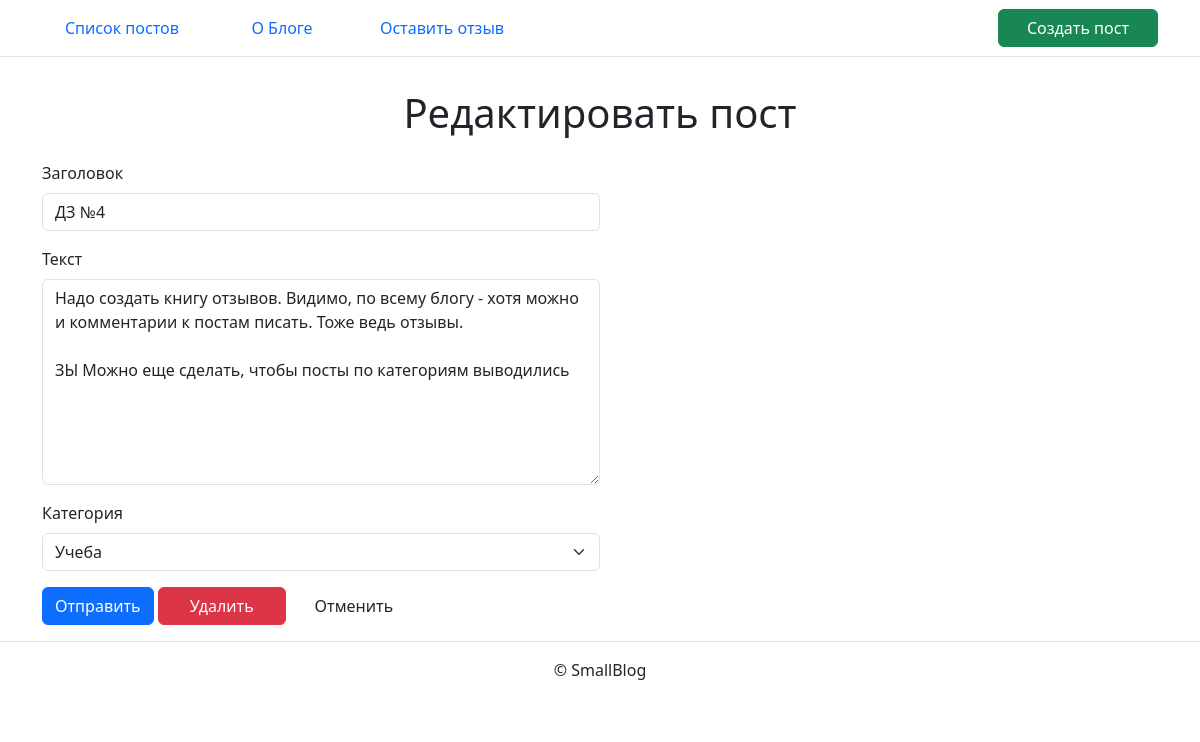
The page /12/edit/ on the database its author committed.
### blog/models.py (models this page shows, shortened)
class Post(models.Model):
    title = models.CharField(max_length=256, verbose_name='Заголовок')
    text = models.TextField(verbose_name='Текст')
    pub_date = models.DateTimeField(
        auto_now=True,
        verbose_name='Дата и время публикации',
    )
    category = models.ForeignKey(
        Category,
        on_delete=models.SET_NULL,
        null=True,
        verbose_name='Категория'
    )
    class Meta:
        ordering = ('-pub_date',)
        default_related_name = 'posts'
        verbose_name = 'публикацию'
        verbose_name_plural = 'Публикации'

class Category(models.Model):
    title = models.CharField(max_length=256, verbose_name='Заголовок')
    slug = models.SlugField(
        unique=True,
        verbose_name='Идентификатор',
        help_text=('Идентификатор страницы для URL; '
                   'разрешены символы латиницы, цифры, '
                   'дефис и подчёркивание.')
    )
    class Meta:
        ordering = ('title',)
        verbose_name = 'категорию'
        verbose_name_plural = 'Категории'
    def __str__(self):
        return self.title

### blog/views.py (the view)
# urls.py: path('<int:pk>/edit/', views.PostUpdateView.as_view(), name='edit'),
class PostUpdateView(UpdateView):
    model = Post
    form_class = PostForm
    template_name = 'blog/post_create.html'
    success_url = reverse_lazy('blog:list')

### blog/forms.py
class PostForm(forms.ModelForm):
    class Meta:
        model = Post
        fields = ('title', 'text', 'category')
        widgets = {
            'text': forms.Textarea(attrs={
                'rows': 8,
                'cols': 40,
                'placeholder': 'Текст поста'}
            )
        }

### templates/blog/post_create.html (shortened to what this page needs)
{% extends "base.html" %}
{% load django_bootstrap5 %}
{% block page_title %}
  {% if form.is_valid %}
    Новый пост успешно создан
  {% else %}
    {% if '/edit/' in request.path %}
      Редактировать пост
    {% else %}
      Создать пост
    {% endif %}
  {% endif %}
{% endblock %}
{% block content %}
{% with data=form.instance %}
  {% if form.is_valid %}
  <div class="mb-3">
    <small>Дата и время создания: {{ data.pub_date }}</small>
  </div>
  {% else %}
    <div class="mb-3">
      <div class="col-6">
        <div class="card-body">
          <form method="post">
            {% bootstrap_form form %}
            {% bootstrap_button button_type="submit" style="width: 8rem;" content="Отправить" %}
            {% if '/edit/' in request.path %}
              <a type="button" class="btn btn-danger" style="width: 8rem;" href="{% url 'blog:delete' post.id %}" role="button">Удалить</a>
            {% endif %}
            <a type="button" class="btn" style="width: 8rem;" href="{% url 'blog:list' %}" role="button">Отменить</a>
          </form>
        </div>
      </div>
    </div>
  {% endif %}
{% endwith %}
{% endblock %}

### rows shown on the page
Post: title "ДЗ №4", text "Надо создать книгу отзывов. Видимо, по всему блогу - хотя можно и комментарии к постам писать. Тоже ведь отзывы. ЗЫ Можно еще сделать, чтобы посты по категориям выводились", category "Учеба"
